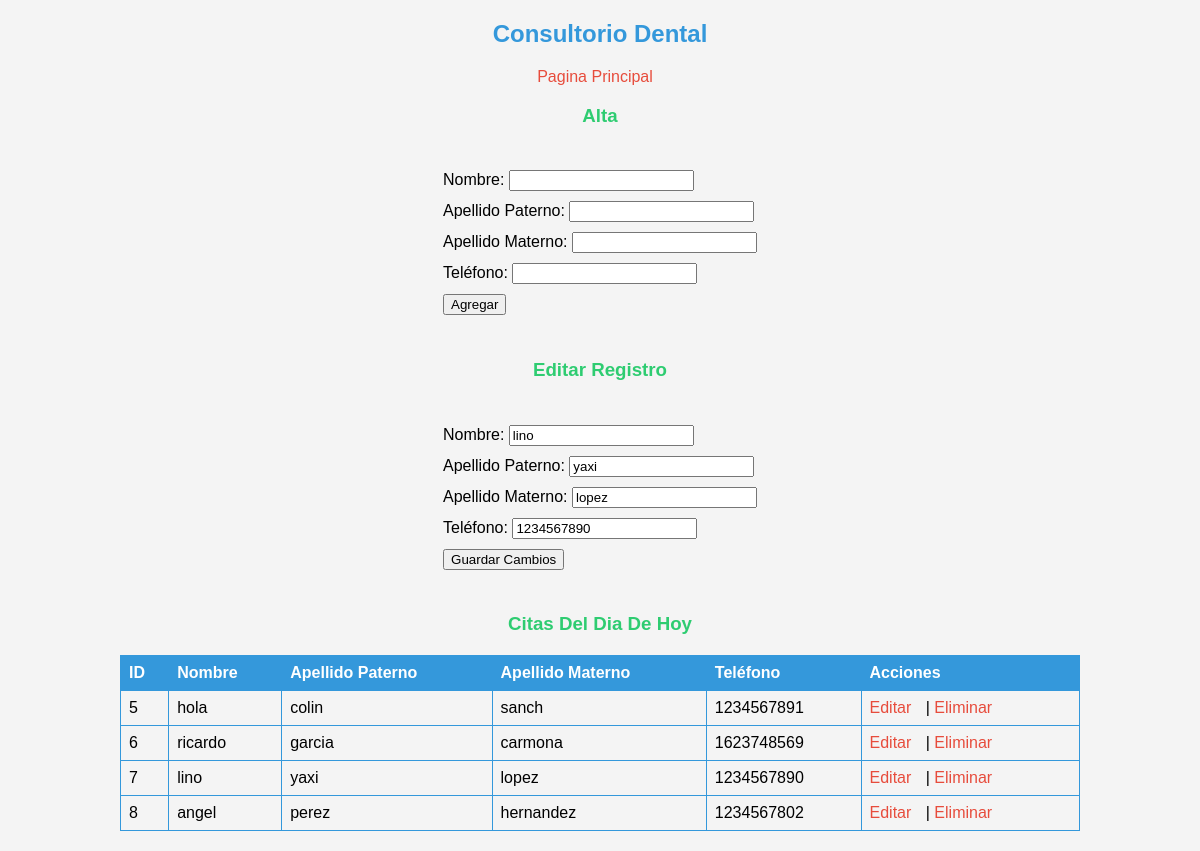
The app's page /index.php?editar=7 with its own data.
### tables this page shows
CREATE TABLE `persona` (
  `id` int(11) NOT NULL,
  `nombre` varchar(255) NOT NULL,
  `apellidop` varchar(255) NOT NULL,
  `apellidom` varchar(255) NOT NULL,
  `telefono` varchar(20) NOT NULL
);

### index.php (the view, shortened to what this page needs)
<!DOCTYPE html>
<html lang="es">
<head>
</head>
<body>
    <h2>Consultorio Dental</h2>
        <a href="dentista.php">Pagina Principal</a>
    <h3>Alta</h3>
    <form method="post" action="index.php">
        Nombre: <input type="text" name="nombre" required><br>
        Apellido Paterno: <input type="text" name="apellidop" required><br>
        Apellido Materno: <input type="text" name="apellidom" required><br>
        Teléfono: <input type="text" name="telefono" required><br>
        <input type="submit" name="alta" value="Agregar">
    </form>
    <?php
    include 'conexion.php';
    if ($_SERVER["REQUEST_METHOD"] == "GET" && isset($_GET['editar'])) {
        $editar_id = $_GET['editar'];
        $result = $conn->query("SELECT * FROM persona WHERE id = $editar_id");
        if ($result->num_rows == 1) {
            $row = $result->fetch_assoc();
            echo "<h3>Editar Registro</h3>";
            echo "<form method='post' action='index.php'>";
            echo "Nombre: <input type='text' name='nombre' value='{$row['nombre']}' required><br>";
            echo "Apellido Paterno: <input type='text' name='apellidop' value='{$row['apellidop']}' required><br>";
            echo "Apellido Materno: <input type='text' name='apellidom' value='{$row['apellidom']}' required><br>";
            echo "Teléfono: <input type='text' name='telefono' value='{$row['telefono']}' required><br>";
            echo "<input type='submit' name='editar' value='Guardar Cambios'>";
            echo "</form>";
        }
    }
    $result = $conn->query("SELECT * FROM persona");
    if ($result->num_rows > 0) {
        echo "<h3>Citas Del Dia De Hoy</h3>";
        echo "<table border='1'><tr><th>ID</th><th>Nombre</th><th>Apellido Paterno</th><th>Apellido Materno</th><th>Teléfono</th><th>Acciones</th></tr>";
        while ($row = $result->fetch_assoc()) {
            echo "<tr>";
            echo "<td>{$row['id']}</td>";
            echo "<td>{$row['nombre']}</td>";
            echo "<td>{$row['apellidop']}</td>";
            echo "<td>{$row['apellidom']}</td>";
            echo "<td>{$row['telefono']}</td>";
            echo "<td><a href='index.php?editar={$row['id']}'>Editar</a> | <a href='index.php?eliminar={$row['id']}'>Eliminar</a></td>";
            echo "</tr>";
        }
        echo "</table>";
    } else {
        echo "<p>No hay registros.</p>";
    }
    ?>
</body>
</html>

### index.php (style rules this page uses)
body { font-family: 'Arial', sans-serif; background-color: #f4f4f4; margin: 0; padding: 0; text-align: center; }
h2 { color: #3498db; }
h3 { color: #2ecc71; }
form { display: inline-block; text-align: left; margin: 20px; }
input { margin: 5px 0; }
table { border-collapse: collapse; width: 80%; margin: 20px auto; }
th, td { border: 1px solid #3498db; padding: 8px; text-align: left; }
th { background-color: #3498db; color: #fff; }
a { color: #e74c3c; text-decoration: none; margin-right: 10px; }

### records on screen
persona: nombre "lino", apellidop "yaxi", apellidom "lopez", telefono "1234567890", id "7"
persona: id "5", nombre "hola", apellidop "colin", apellidom "sanch", telefono "1234567891"
persona: id "6", nombre "ricardo", apellidop "garcia", apellidom "carmona", telefono "1623748569"
persona: id "8", nombre "angel", apellidop "perez", apellidom "hernandez", telefono "1234567802"
